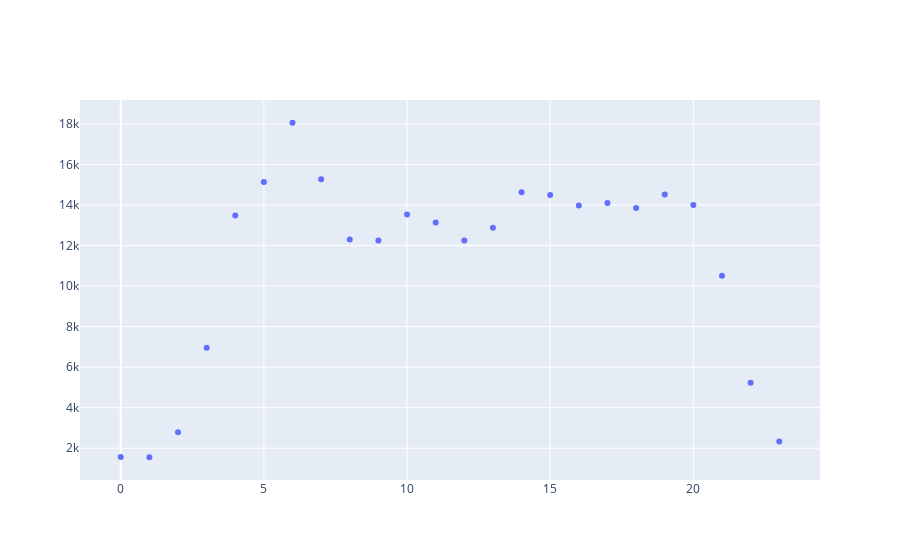

The notebook cell this image was saved under:
### Markdown cell above
#### Hourly User Activity

### Code cell
# What does the hourly user activity look like?
indices = [x for x in unique_users_hourly_freq.keys()]
values = [x for x in unique_users_hourly_freq.values()]

fig = go.Figure()

# Add traces
fig.add_trace(go.Scatter(x = indices, y = values,
                         mode = 'markers'
                         )

)

fig.show()

### Figure 1 — Plotly figure (JSON) as saved in the notebook; plotly's stock layout.template omitted (floating-point values rounded to 4 significant figures)
{"data": [{"mode": "markers", "type": "scatter", "x": [16, 14, 13, 15, 5, 6, 11, 21, 12, 20, 18, 22, 19, 17, 8, 4, 7, 9, 23, 10, 3, 2, 1, 0], "y": [13972, 14634, 12883, 14494, 15132, 18058, 13136, 10507, 12245, 14004, 13855, 5234, 14516, 14103, 12301, 13485, 15269, 12248, 2330, 13536, 6959, 2784, 1553, 1569]}], "layout": {}}
